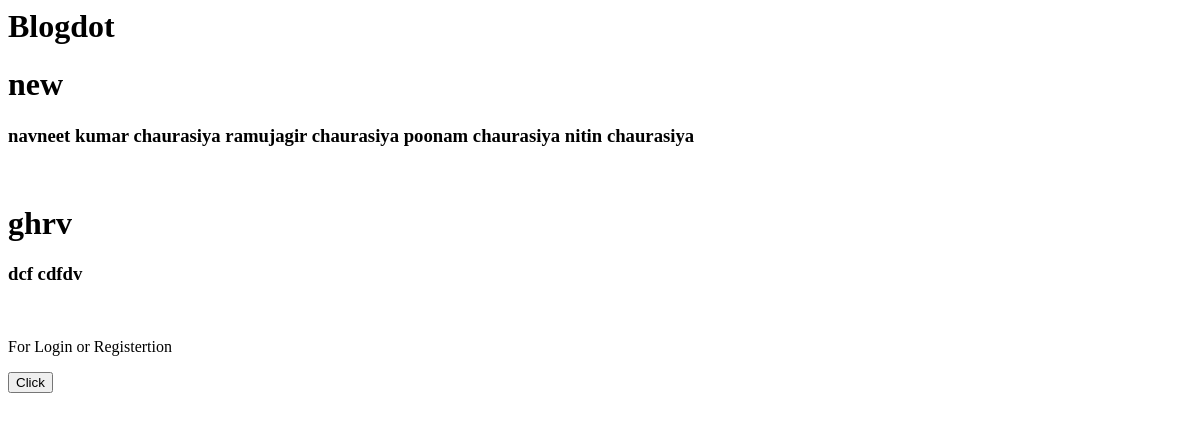
The app's page /, older data.
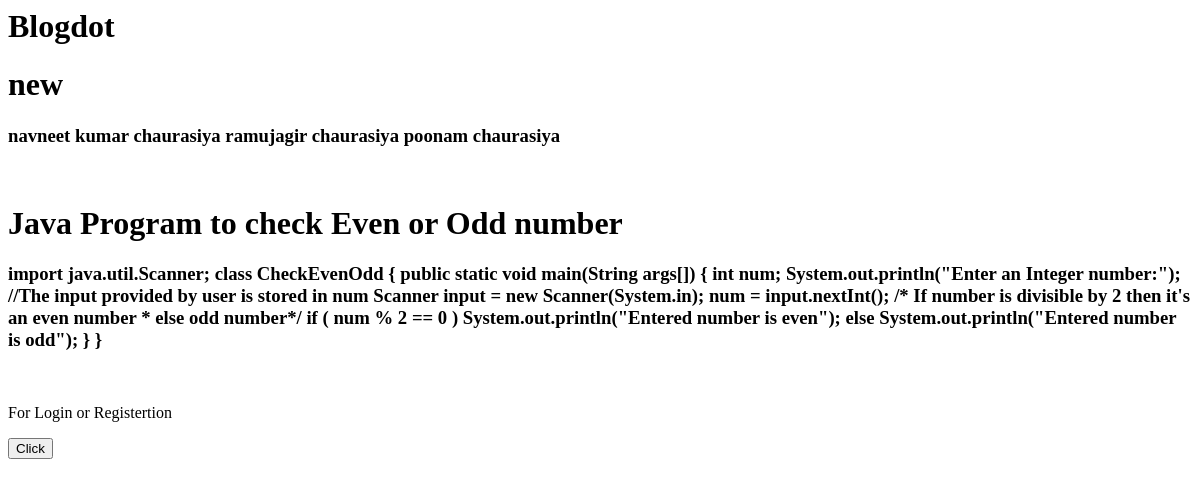
The same page, newer data.
### blog/models.py (models this page shows, shortened)
class mywebblog(models.Model):
    title= models.CharField(max_length=100, unique=True)
    wblog = models.TextField()
    createtime = models.DateField(auto_now_add=True)
    update_time = models.DateField(auto_now=True)

### blog/views.py (the view)
# urls.py: path('',bloglist.as_view(), name='home1'),
class bloglist(ListView):
    model =mywebblog
    template_name = 'check.html'

### blog/templates/check.html (shortened to what this page needs)
<h1>Blogdot</h1>
{% for mywebblog in object_list %}
<h1>{{ mywebblog.title}}</h1>
<h3>{{ mywebblog.wblog}}</h3>
{% endfor%}
<p>For Login or Registertion</p>
<form action="bothh" class="inline">
    <button class="float-left submit-button" >Click</button>
</form>

Row changes from the older to the newer data that the page shows:
changed mywebblog "new": wblog "navneet kumar chaurasiya ramujagir chaurasiya poonam chaurasiya nitin chaurasiya" → "navneet kumar chaurasiya ramujagir chaurasiya poonam chaurasiya"
changed mywebblog: title "ghrv" → "Java Program to check Even or Odd number"; wblog "dcf cdfdv" → "import java.util.Scanner; class CheckEvenOdd { public static void main(String args[]) { int num; System.out.println(\"Enter an Integer number:\"); //The input provided by user is stored in num Scanner input = new Scanner(System.in); num = input.nextInt(); /* If number is divisible by 2 then it's an even number * else odd number*/ if ( num % 2 == 0 ) System.out.println(\"Entered number is even\"); else System.out.println(\"Entered number is odd\"); } }"
